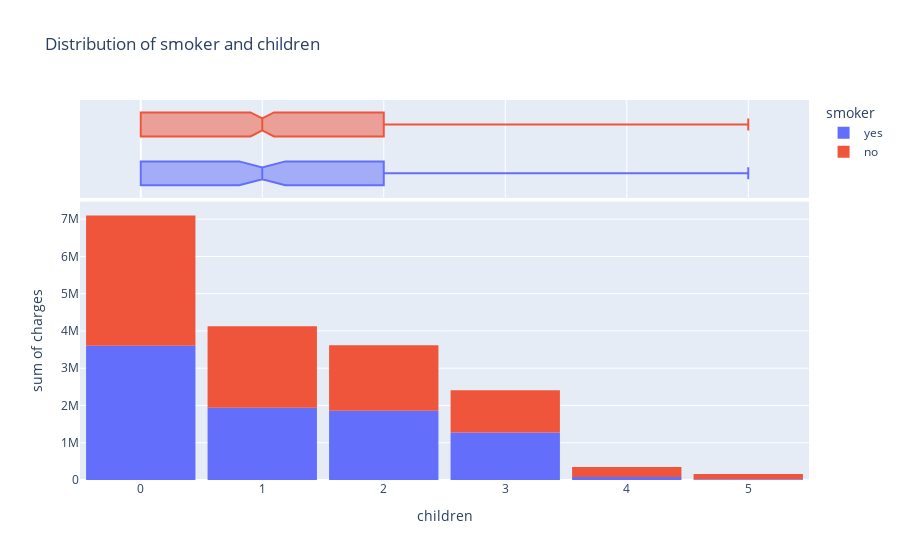

The notebook cell this image was saved under:
### Code cell
fig = px.histogram(df,
                   x='children',
                   y='charges',
                   marginal='box',
                   color='smoker',
                   title='Distribution of smoker and children')
fig.update_layout(bargap=0.1)
fig.show()

### Figure 1 — Plotly figure (JSON) as saved in the notebook; plotly's stock layout.template omitted (floating-point values rounded to 4 significant figures; data arrays with more than 128 entries replaced by an {"elided": "..."} marker saying what was removed)
{"data": [{"alignmentgroup": "True", "bingroup": "x", "histfunc": "sum", "hovertemplate": "smoker=yes<br>children=%{x}<br>sum of charges=%{y}<extra></extra>", "legendgroup": "yes", "marker": {"color": "#636efa", "pattern": {"shape": ""}}, "name": "yes", "offsetgroup": "yes", "orientation": "v", "showlegend": true, "type": "histogram", "x": {"elided": "274 int values"}, "xaxis": "x", "y": {"elided": "274 float values"}, "yaxis": "y"}, {"alignmentgroup": "True", "hovertemplate": "smoker=yes<br>children=%{x}<extra></extra>", "legendgroup": "yes", "marker": {"color": "#636efa"}, "name": "yes", "notched": true, "offsetgroup": "yes", "showlegend": false, "type": "box", "x": {"elided": "274 int values"}, "xaxis": "x2", "yaxis": "y2"}, {"alignmentgroup": "True", "bingroup": "x", "histfunc": "sum", "hovertemplate": "smoker=no<br>children=%{x}<br>sum of charges=%{y}<extra></extra>", "legendgroup": "no", "marker": {"color": "#EF553B", "pattern": {"shape": ""}}, "name": "no", "offsetgroup": "no", "orientation": "v", "showlegend": true, "type": "histogram", "x": {"elided": "1064 int values"}, "xaxis": "x", "y": {"elided": "1064 float values"}, "yaxis": "y"}, {"alignmentgroup": "True", "hovertemplate": "smoker=no<br>children=%{x}<extra></extra>", "legendgroup": "no", "marker": {"color": "#EF553B"}, "name": "no", "notched": true, "offsetgroup": "no", "showlegend": false, "type": "box", "x": {"elided": "1064 int values"}, "xaxis": "x2", "yaxis": "y2"}], "layout": {"bargap": 0.1, "barmode": "relative", "legend": {"title": {"text": "smoker"}, "tracegroupgap": 0}, "title": {"text": "Distribution of smoker and children"}, "xaxis": {"anchor": "y", "domain": [0, 1], "title": {"text": "children"}}, "xaxis2": {"anchor": "y2", "domain": [0, 1], "matches": "x", "showgrid": true, "showticklabels": false}, "yaxis": {"anchor": "x", "domain": [0, 0.7326], "title": {"text": "sum of charges"}}, "yaxis2": {"anchor": "x2", "domain": [0.7426, 1], "matches": "y2", "showgrid": false, "showline": false, "showticklabels": false, "ticks": ""}}}
